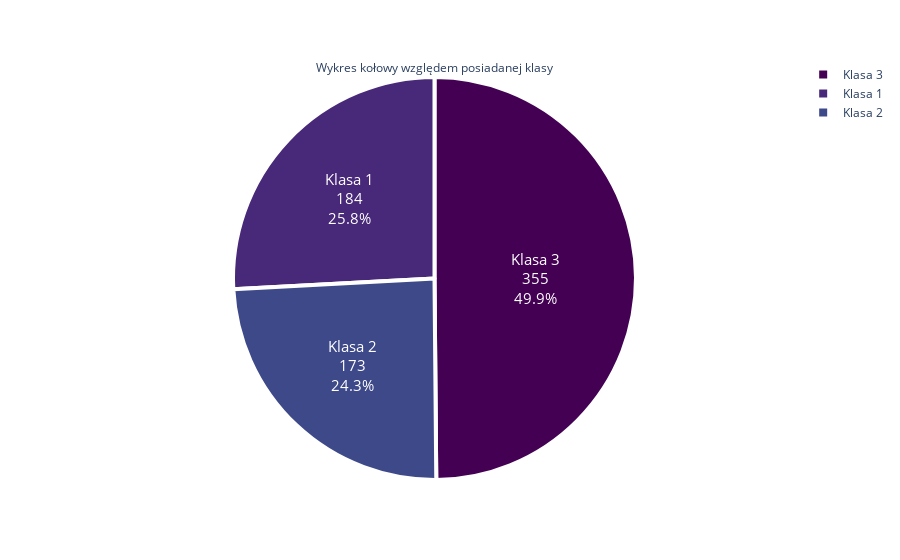

Notebook code for this chart:
### Code cell
WykrKolowy([184,173,355],['Klasa 1','Klasa 2','Klasa 3'],'Wykres kołowy względem posiadanej klasy')

### Figure 1 — Plotly figure (JSON) as saved in the notebook; plotly's stock layout.template omitted (floating-point values rounded to 4 significant figures)
{"data": [{"domain": {"x": [0, 1], "y": [0, 1]}, "hovertemplate": "label=%{label}<br>value=%{value}<extra></extra>", "labels": ["Klasa 1", "Klasa 2", "Klasa 3"], "legendgroup": "", "marker": {"line": {"color": "#FFFFFF", "width": 4}}, "name": "", "showlegend": true, "textfont": {"size": 15}, "textinfo": "percent+label+value", "textposition": "inside", "title": {"text": "Wykres kołowy względem posiadanej klasy"}, "type": "pie", "values": [184, 173, 355]}], "layout": {"legend": {"tracegroupgap": 0}, "margin": {"t": 60}, "piecolorway": ["#440154", "#482878", "#3e4989", "#31688e", "#26828e", "#1f9e89", "#35b779", "#6ece58", "#b5de2b", "#fde725"]}}
